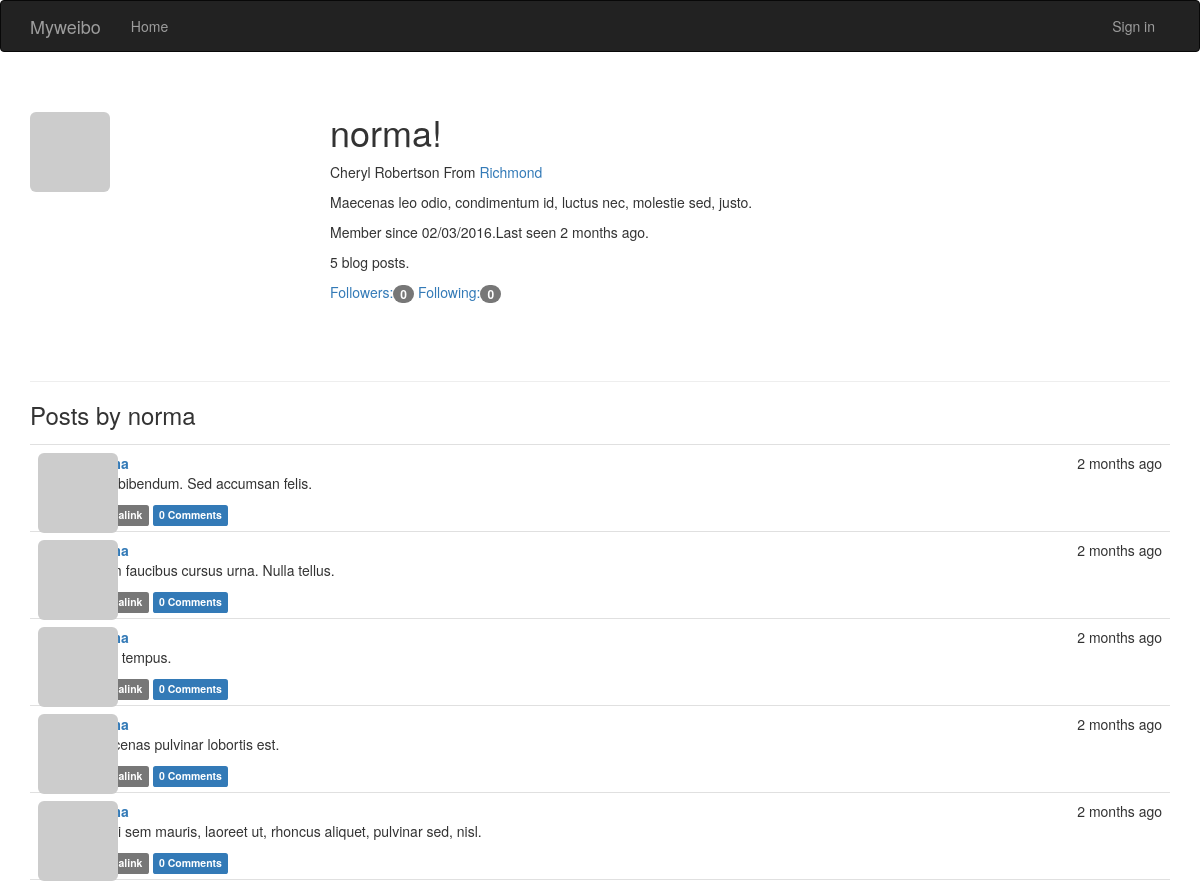
Page /user/norma on the committed database.
### app/models.py (models this page shows, shortened)
class User(UserMixin, db.Model):
    __tablename__ = 'users'
    id = db.Column(db.Integer, primary_key=True)
    email = db.Column(db.String(64), unique=True, index=True)
    username = db.Column(db.String(64), unique=True, index=True)
    role_id = db.Column(db.Integer, db.ForeignKey('roles.id'))
    password_hash = db.Column(db.String(128))
    confirmed = db.Column(db.Boolean, default=False)
    name = db.Column(db.String(64))
    location = db.Column(db.String(64))
    about_me = db.Column(db.Text())
    member_since = db.Column(db.DateTime(), default=datetime.utcnow)
    last_seen = db.Column(db.DateTime(), default=datetime.utcnow)
    avatar_hash = db.Column(db.String(32))
    posts = db.relationship('Post', backref='author', lazy='dynamic')
    followed = db.relationship('Follow',
                               foreign_keys=[Follow.follower_id],
                               backref=db.backref('follower', lazy='joined'),
                               lazy='dynamic',
                               cascade='all, delete-orphan')
    followers = db.relationship('Follow',
                                foreign_keys=[Follow.followed_id],
                                backref=db.backref('followed', lazy='joined'),
                                lazy='dynamic',
                                cascade='all, delete-orphan')
    comments = db.relationship('Comment', backref='author', lazy='dynamic')
    @property
    def password(self):
        raise AttributeError('password is not a readable attribute')
    def gravatar(self, size=100, default='identicon', rating='g'):
        url = 'http://secure.gravatar.com/avatar'
        hash = self.avatar_hash or hashlib.md5(self.email.encode('utf-8')).hexdigest()
        return '{url}/{hash}?s={size}&d={default}&r={rating}'.format(url=url, hash=hash,
                                                                     size=size, default=default,
                                                                     rating=rating)

class Post(db.Model):
    __tablename__ = 'posts'
    id = db.Column(db.Integer, primary_key=True)
    body = db.Column(db.Text)
    body_html = db.Column(db.Text)
    timestamp = db.Column(db.DateTime, index=True, default=datetime.utcnow)
    author_id = db.Column(db.Integer, db.ForeignKey('users.id'))
    comments = db.relationship('Comment', backref='post', lazy='dynamic')

### app/main/views.py (the view)
@main.route('/user/<username>')
def user(username):
    user = User.query.filter_by(username=username).first()
    if user is None:
        abort(404)
    posts = user.posts.order_by(Post.timestamp.desc()).all()
    return render_template('user.html', user=user, posts=posts)

### app/auth/views.py (called while the page is built)
@auth.before_app_request
def before_request():
    if current_user.is_authenticated:
        current_user.ping()
        if not current_user.confirmed and request.endpoint[:5] != 'auth.' and request.endpoint != 'static':
            return redirect(url_for('auth.unconfirmed'))

@auth.before_app_request
def before_request():
    if current_user.is_authenticated and not current_user.confirmed \
            and request.endpoint[:5] != 'auth.' and request.endpoint != 'static':
        return redirect(url_for('auth.unconfirmed'))

### app/main/__init__.py (called while the page is built)
@main.app_context_processor
def inject_permissions():
    return dict(Permission=Permission)

### app/models.py (called while the page is built)
    def can(self, permissions):
        return False

    def is_administrator(self):
        return False

### app/templates/user.html (shortened to what this page needs)
{% extends"base.html" %}
{% block page_content%}
<div class="page-header">
    <img class="img-rounded profile-thumbnail" src="{{ user.gravatar(size=256) }}">
    <div class="profile-header">
        <h1>{{ user.username }}!</h1>
        {% if user.name or user.location %}
        <p>
            {% if user.name %}{{ user.name }}{% endif %}
            {% if user.location %}
                From <a href="http://maps.baidu.com/?q={{ user.location }}">{{ user.location }}</a><br>
            {% endif %}
        </p>
        {% endif %}
        {% if user.about_me %}<p>{{ user.about_me }}</p>{% endif %}
        <p>Member since {{ moment(user.member_since).format('L') }}.Last seen {{ moment(user.last_seen).fromNow() }}.</p>
        <p>{{ user.posts.count() }} blog posts.</p>
        <p>
                <a href="{{ url_for('.followers', username=user.username) }}">Followers:<span class="badge">{{ user.followers.count() - 1 }}</span></a>
                <a href="{{ url_for('.followed_by', username=user.username) }}">Following:<span class="badge">{{ user.followed.count() - 1 }}</span></a>
        </p>
    </div>
</div>
<h3>Posts by {{ user.username }}</h3>
{% include '_posts.html' %}
{% endblock %}

### app/templates/_posts.html (shortened to what this page needs)
<ul class="posts">
    {% for post in posts %}
    <li class="post">
        <div class="profile-thumbnail">
            <a href="{{ url_for('.user', username=post.author.username) }}">
                <img class="img-rounded profile-thumbnail" src="{{ post.author.gravatar(size=40) }}">
            </a>
        </div>
        <div class="post-content">
            <div class="post-date">{{ moment(post.timestamp).fromNow() }}</div>
            <div class="post-author"><a href="{{ url_for('.user',username=post.author.username) }}">{{ post.author.username }}</a></div>
            <div class="post-body">
                {% if post.body_html %}
                    {{ post.body_html | safe }}
                {% else %}
                    {{ post.body }}
                {% endif %}
            </div>
            <div class="post-footer">
                <a href="{{ url_for('.post', id=post.id) }}">
                    <span class="label label-default">Permalink</span>
                </a>
                <a href="{{ url_for('.post', id=post.id) }}#comments">
                    <span class="label label-primary">{{ post.comments.count() }} Comments</span>
                </a>
            </div>
        </div>
    </li>
    {% endfor %}
</ul>

### app/static/styles.css (style rules this page uses)
.profile-thumbnail { position: absolute; }
.profile-header { min-height: 260px; margin-left: 300px; }
ul.posts { list-style-type: none; padding: 0px; margin: 16px 0px 0px 0px; border-top: 1px solid #e0e0e0; }
ul.posts li.post { padding: 8px; border-bottom: 1px solid #e0e0e0; }
div.post-date { float: right; }
div.post-author { font-weight: bold; }
div.post-content { margin-left: 48px; min-height: 48px; }

### rows in the picture
User: username "norma", name "Cheryl Robertson", location "Richmond", about_me "Maecenas leo odio, condimentum id, luctus nec, molestie sed, justo.", member_since "02/03/2016", last_seen "2 months ago"
Post: timestamp "2 months ago", body_html "Duis bibendum. Sed accumsan felis.", comments.count "0"
Post: timestamp "2 months ago", body_html "Etiam faucibus cursus urna. Nulla tellus.", comments.count "0"
Post: timestamp "2 months ago", body_html "Nulla tempus.", comments.count "0"
Post: timestamp "2 months ago", body_html "Maecenas pulvinar lobortis est.", comments.count "0"
Post: timestamp "2 months ago", body_html "Morbi sem mauris, laoreet ut, rhoncus aliquet, pulvinar sed, nisl.", comments.count "0"

### other values in the picture
{{ user.posts.count() }} "5"
{{ user.followers.count() - 1 }} "0"
{{ user.followed.count() - 1 }} "0"
